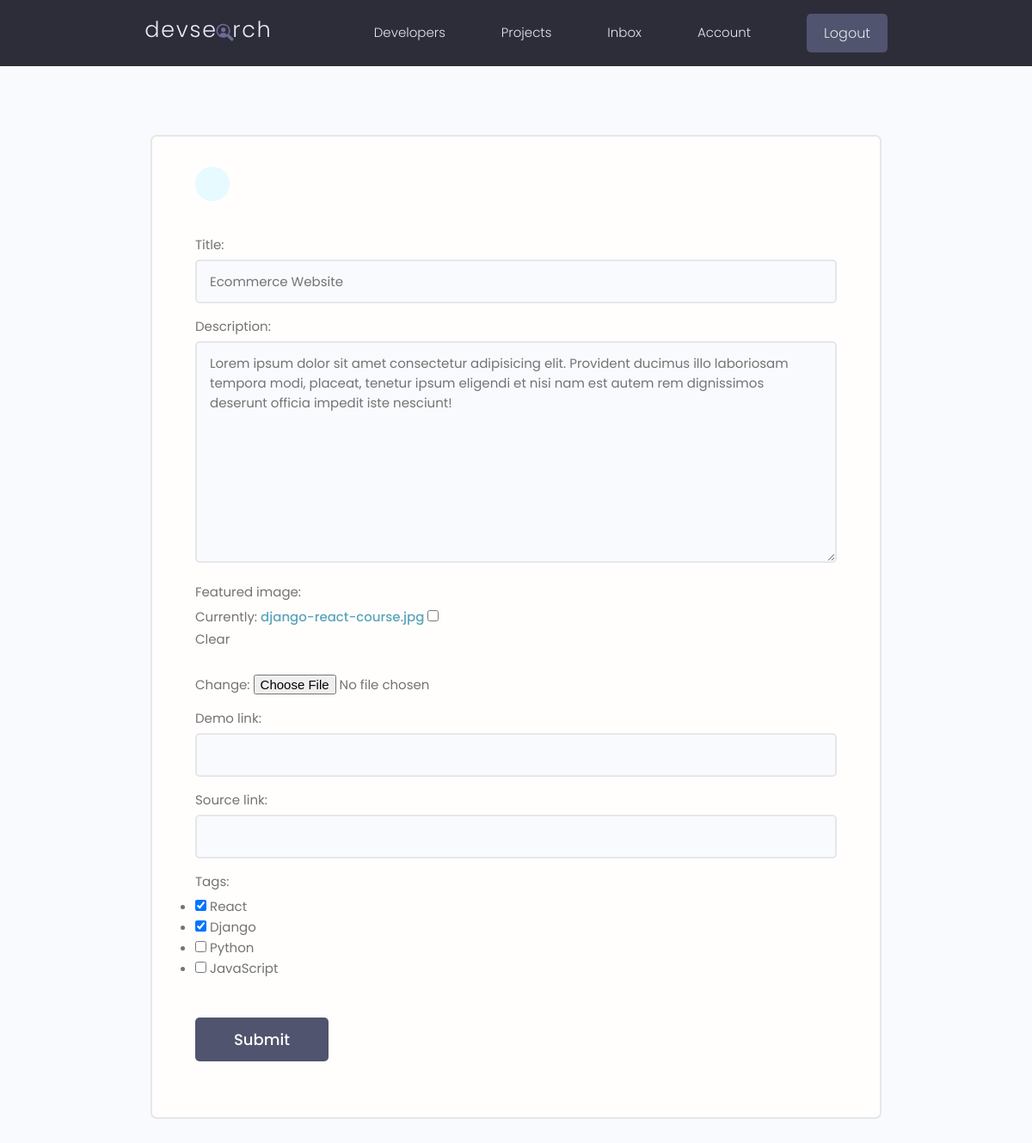
Before: /project/update-project/1a6ef2f1-25ac-4ef6-801f-803959d5e0f9 (signed in) with the older database file.
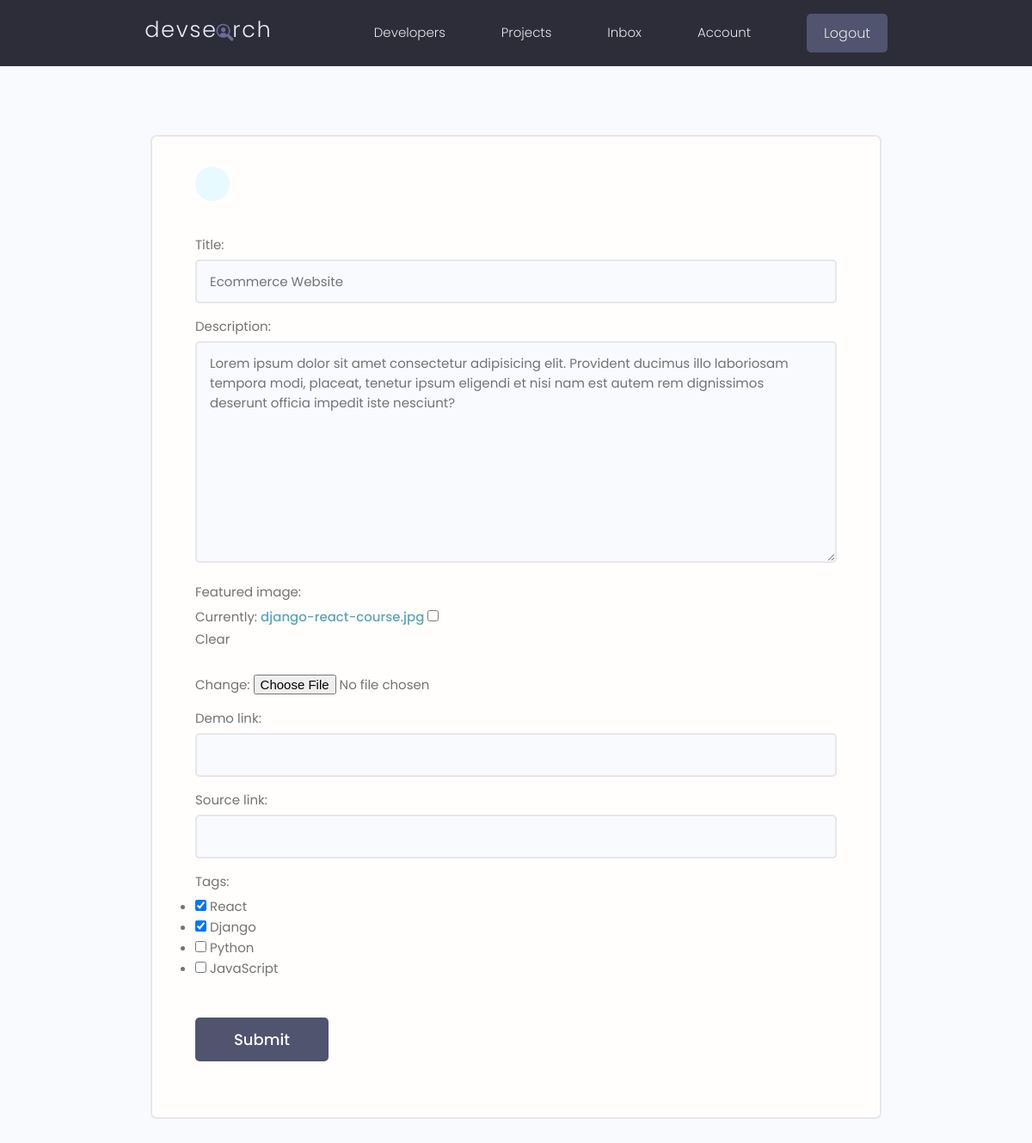
After: the same page with the newer database file.
### project/models.py (models this page shows, shortened)
class Project(models.Model):
    id = models.UUIDField(default=uuid.uuid4,
                          primary_key=True, unique=True, editable=False)
    owner = models.ForeignKey(Developer, null=True,
                              blank=True, on_delete=models.CASCADE)
    title = models.CharField(max_length=200, unique=True)
    description = models.TextField(null=True, blank=True)
    featured_image = models.ImageField(
        null=True, blank=True, default='default.jpg')
    demo_link = models.CharField(max_length=2000, null=True, blank=True)
    source_link = models.CharField(max_length=2000, null=True, blank=True)
    tags = models.ManyToManyField('Tag', blank=True)
    vote_total = models.IntegerField(default=0, null=True, blank=True)
    vote_ratio = models.IntegerField(default=0, null=True, blank=True)
    created = models.DateTimeField(auto_now_add=True)

### project/views.py (the view)
@login_required(login_url='developer:login')
def update_project(request, pk):
    developer = request.user.developer
    project = developer.project_set.get(pk=pk)
    form = ProjectForm(instance=project)
    if request.method == 'POST':
        form = ProjectForm(request.POST, request.FILES, instance=project)
        if form.is_valid():
            form.save()
            return redirect('developer:account')
    context = {'form': form}
    template = 'project/project_form.html'
    return render(request, template, context)

### project/forms.py
class ProjectForm(ModelForm):
    class Meta:
        model = Project
        fields = ['title', 'description', 'featured_image',
                  'demo_link', 'source_link', 'tags']
        widgets = {
            'tags': forms.CheckboxSelectMultiple(),
        }
    def __init__(self, *args, **kwargs):
        super(ProjectForm, self).__init__(*args, **kwargs)
        for name, field in self.fields.items():
            field.widget.attrs.update({'class': 'input'})

### project/models.py (called while the page is built)
    def __str__(self):
        return self.name

### project/templates/project/project_form.html (shortened to what this page needs)
{% extends 'main.html'%}
{% block content %}
<main class="formPage my-xl">
    <div class="content-box">
        <div class="formWrapper">
            <a class="backButton" href="{% url 'project:projects' %}"></a>
            <br>
            <form class="form" method="POST" enctype="multipart/form-data">
                {% for field in form %}
                <div class="form__field">
                    <label for="formInput#text">{{field.label}}: </label>
                    {{ field }}
                </div>
                {% endfor %}
                <input class="btn btn--sub btn--lg  my-md" type="submit" value="Submit" />
            </form>
        </div>
    </div>
</main>
{% endblock content %}

Changed rows visible on the page:
changed Project "Ecommerce Website": description "…deserunt officia impedit iste nesciunt!" → "…deserunt officia impedit iste nesciunt?"
